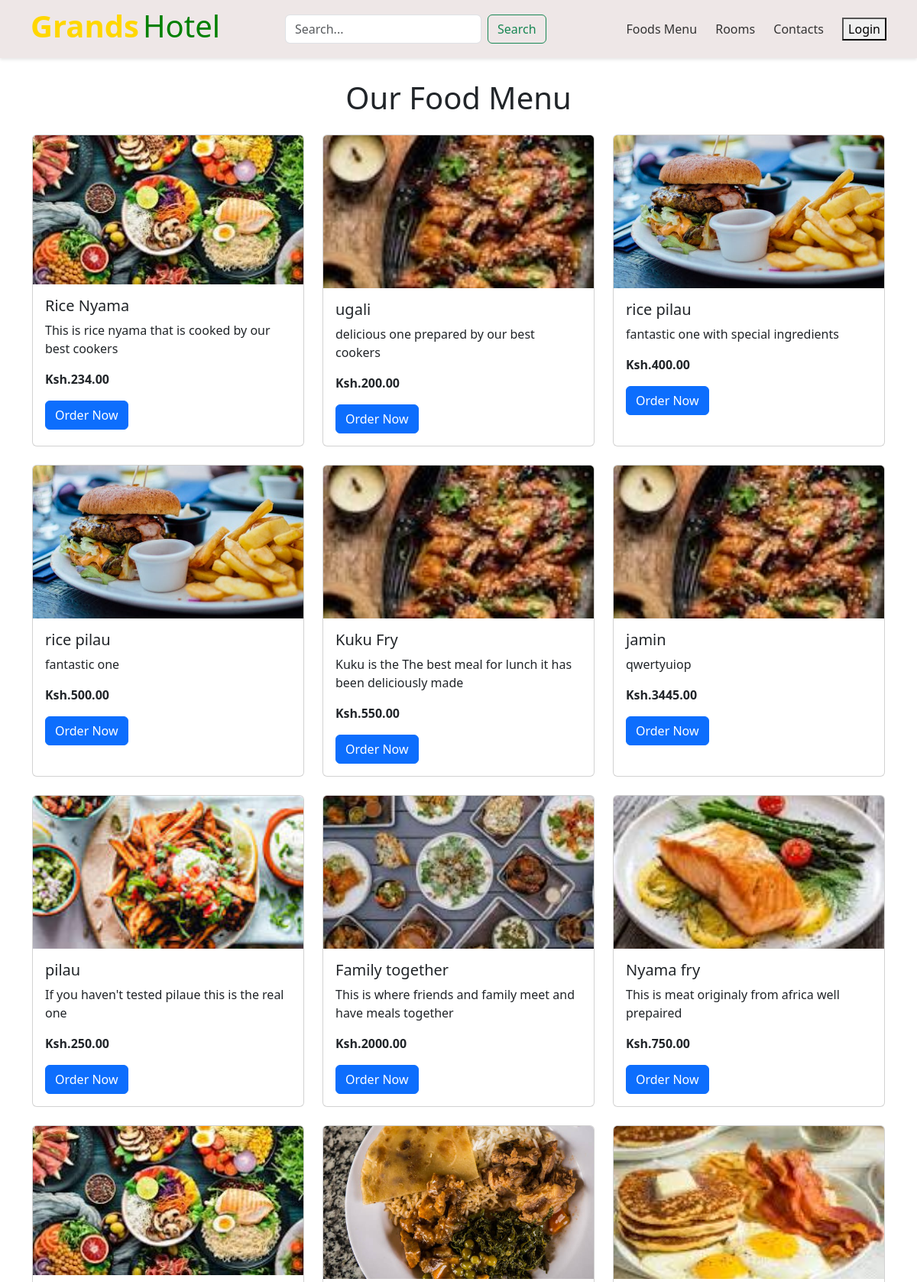
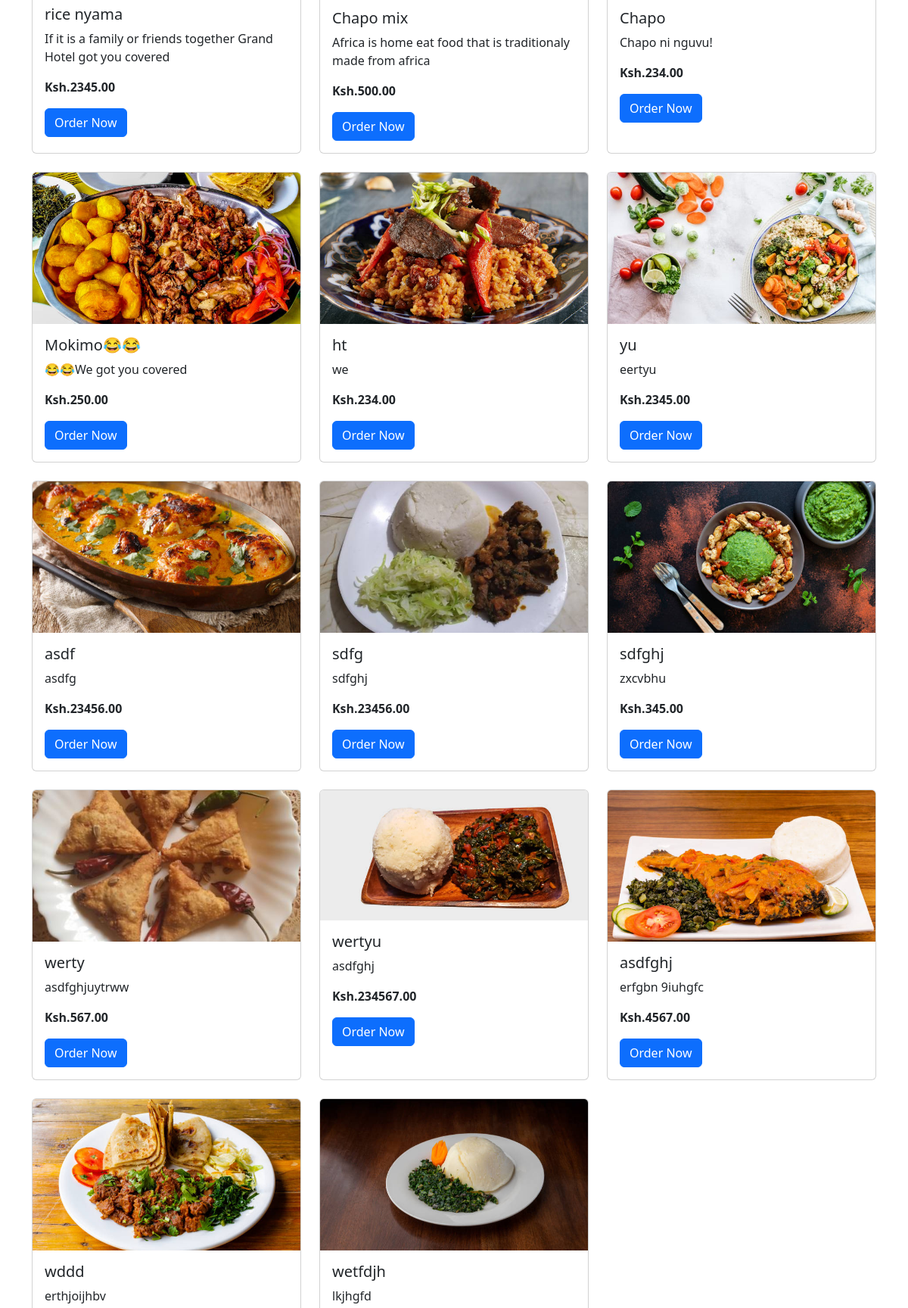
Screenshot of /food/ (upper part) with the database file from the repository (2 pictures, top to bottom).
### main/models.py (models this page shows, shortened)
class FoodItem(models.Model):
    name = models.CharField(max_length=100)
    description = models.TextField()
    price = models.DecimalField(max_digits=8, decimal_places=2)
    category = models.CharField(max_length=50)
    image = models.ImageField(upload_to='food_images/')
    is_available = models.BooleanField(default=True)

### main/views.py (the view)
# urls.py: path('food/', views.food_menu, name='food_menu'),
def food_menu(request):
    food_items = FoodItem.objects.all()
    return render(request, 'main/food_menu.html', {'food_items': food_items})

### main/templates/main/food_menu.html (shortened to what this page needs)
{% extends 'base.html' %}
{% load static %}
{% block content %}
<h1 class="text-center my-4">Our Food Menu</h1>
<div class="container">
  <div class="row">
    {% for item in food_items %}
    <div class="col-md-4 mb-4">
      <div class="card h-100">
        <img src="{{ item.image.url }}" class="card-img-top" alt="Image of {{ item.name }}">
        <div class="card-body">
          <h5 class="card-title">{{ item.name }}</h5>
          <p class="card-text">{{ item.description }}</p>
          <p class="card-text"><strong>Ksh.{{ item.price }}</strong></p>
          <button class="btn btn-primary" data-bs-toggle="modal" data-bs-target="#roomModal{{ item.id }}">Order Now</button>
        </div>
      </div>
    </div>
    {% empty %}
    <p class="text-center">No Food Available</p>
    {% endfor %}
  </div>
</div>
{% endblock %}

### main/static/main/style.css (style rules this page uses)
body { font-family: 'segoe UI',verdana, Geneva, Tahoma,sans-serif; margin: 0; padding: 0; padding-left: 0; padding-top: 80px; }
h1 { margin: 30px 0; text-align: center; font-size: 2rem; }
.card { transition: transform 0.3s ease, box-shadow 0.3s ease; border-radius: 10px; }
.card-img-top { width: 100%; max-height: 200px; object-fit: cover; }

### rows the page displays
FoodItem: image (picture), name "Rice Nyama", description "This is rice nyama that is cooked by our best cookers", price "234.00"
FoodItem: image (picture), name "ugali", description "delicious one prepared by our best cookers", price "200.00"
FoodItem: image (picture), name "rice pilau", description "fantastic one with special ingredients", price "400.00"
FoodItem: image (picture), name "rice pilau", description "fantastic one", price "500.00"
FoodItem: image (picture), name "Kuku Fry", description "Kuku is the The best meal for lunch it has been deliciously made", price "550.00"
FoodItem: image (picture), name "jamin", description "qwertyuiop", price "3445.00"
FoodItem: image (picture), name "pilau", description "If you haven't tested pilaue this is the real one", price "250.00"
FoodItem: image (picture), name "Family together", description "This is where friends and family meet and have meals together", price "2000.00"
FoodItem: image (picture), name "Nyama fry", description "This is meat originaly from africa well prepaired", price "750.00"
FoodItem: image (picture), name "rice nyama", description "If it is a family or friends together Grand Hotel got you covered", price "2345.00"
FoodItem: image (picture), name "Chapo mix", description "Africa is home eat food that is traditionaly made from africa", price "500.00"
FoodItem: image (picture), name "Chapo", description "Chapo ni nguvu!", price "234.00"
FoodItem: image (picture), name "Mokimo😂😂", description "😂😂We got you covered", price "250.00"
FoodItem: image (picture), name "ht", description "we", price "234.00"
FoodItem: image (picture), name "yu", description "eertyu", price "2345.00"
FoodItem: image (picture), name "asdf", description "asdfg", price "23456.00"
FoodItem: image (picture), name "sdfg", description "sdfghj", price "23456.00"
FoodItem: image (picture), name "sdfghj", description "zxcvbhu", price "345.00"
FoodItem: image (picture), name "werty", description "asdfghjuytrww", price "567.00"
FoodItem: image (picture), name "wertyu", description "asdfghj", price "234567.00"
FoodItem: image (picture), name "asdfghj", description "erfgbn 9iuhgfc", price "4567.00"
FoodItem: image (picture), name "wddd", description "erthjoijhbv"
FoodItem: image (picture), name "wetfdjh", description "lkjhgfd"
